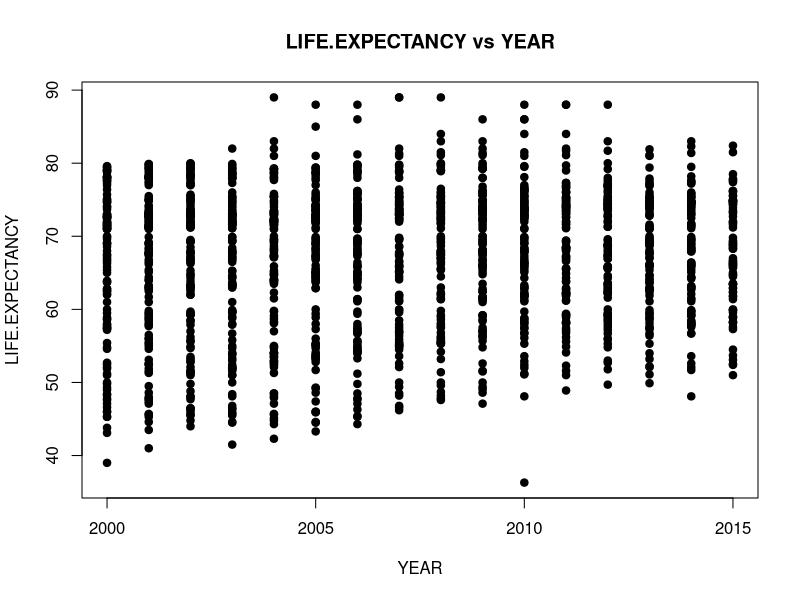
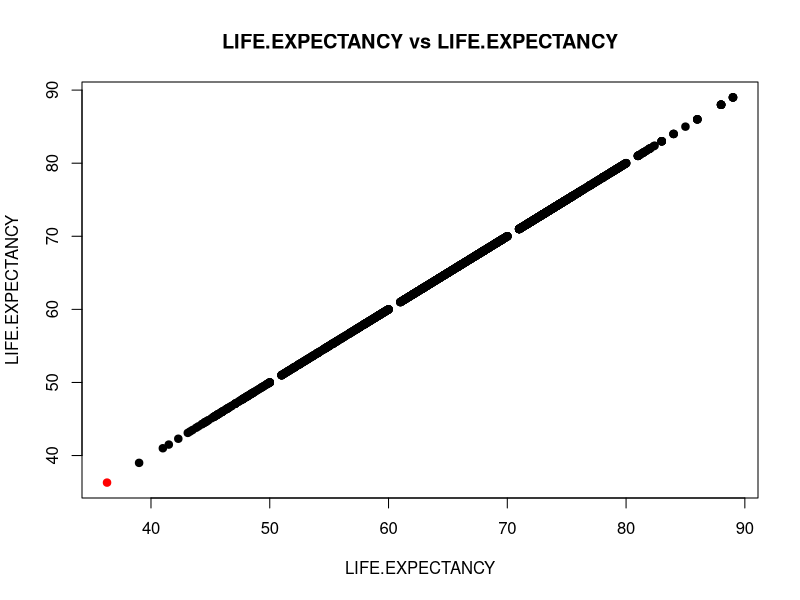
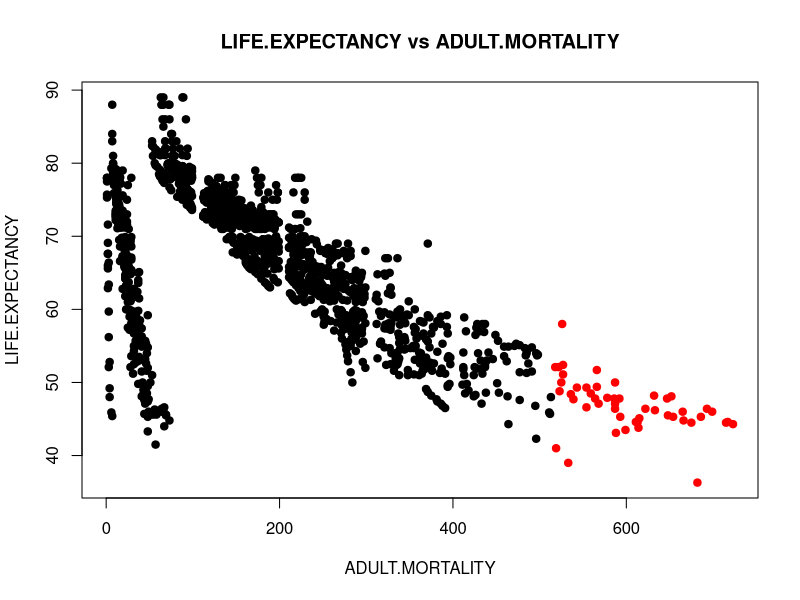
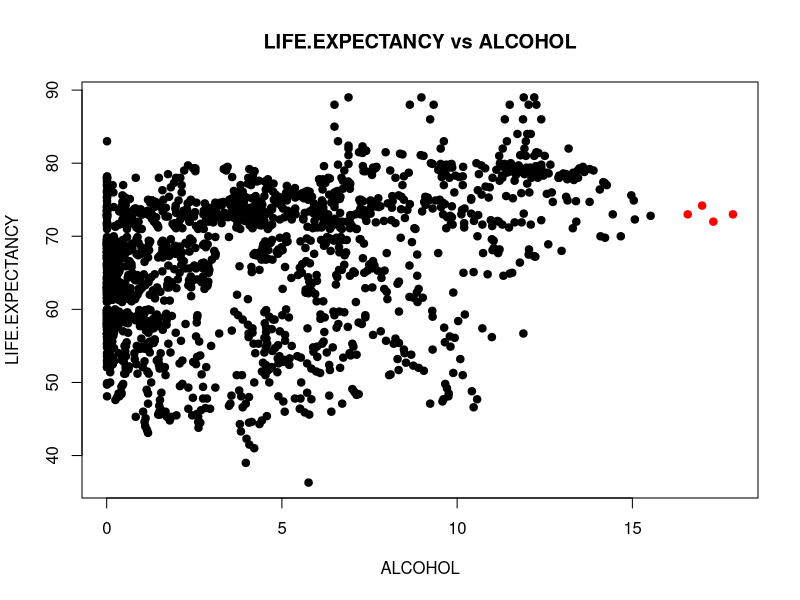
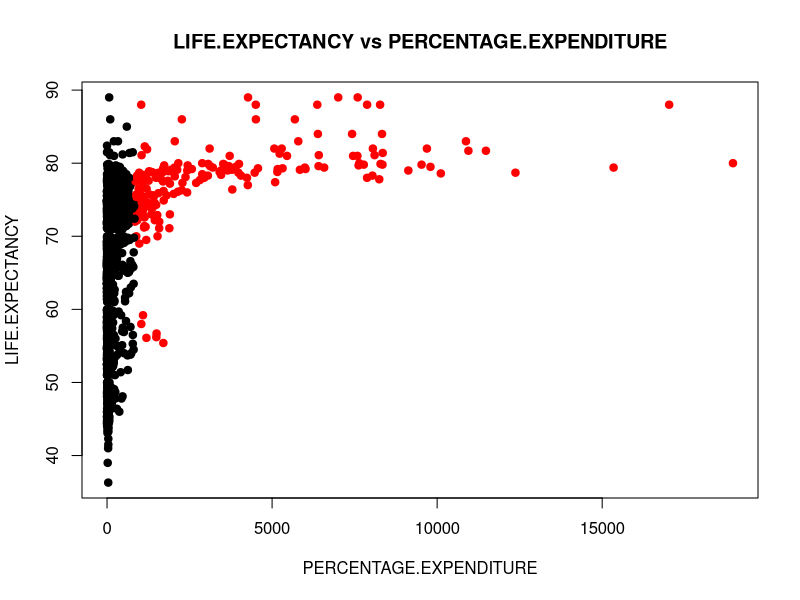
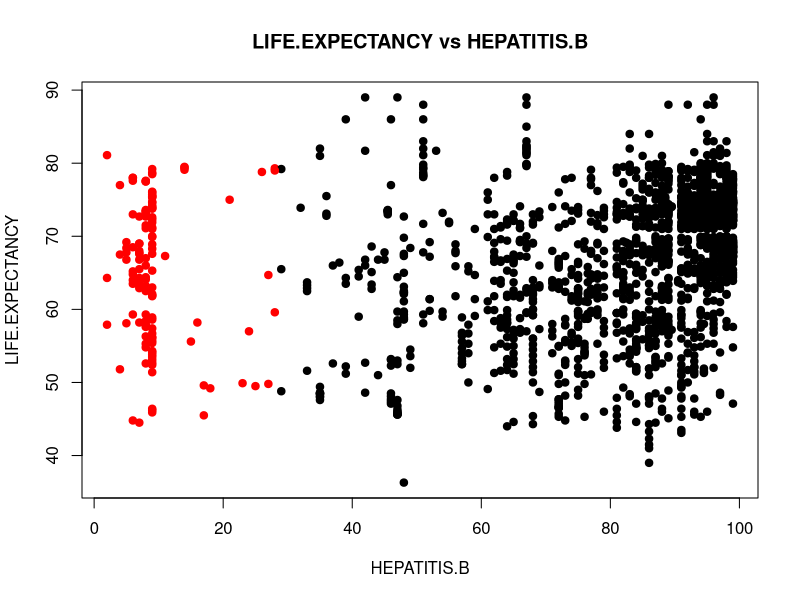
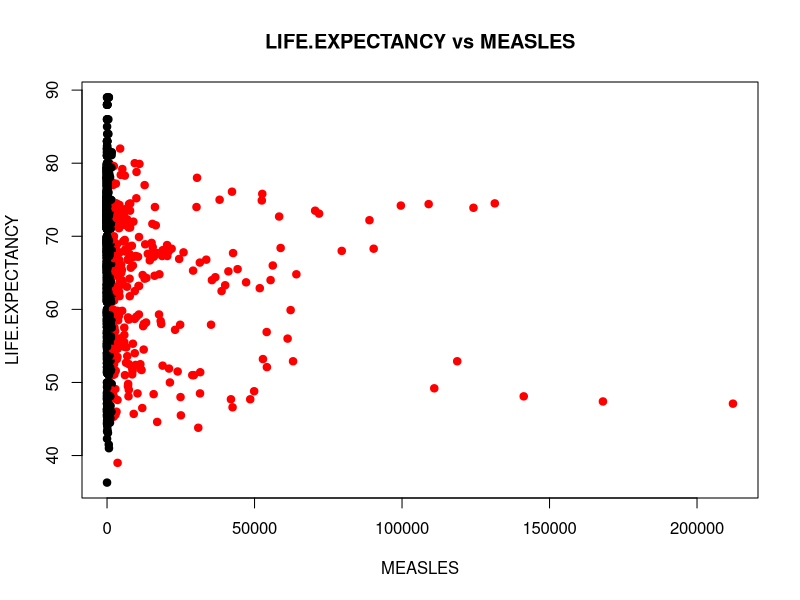
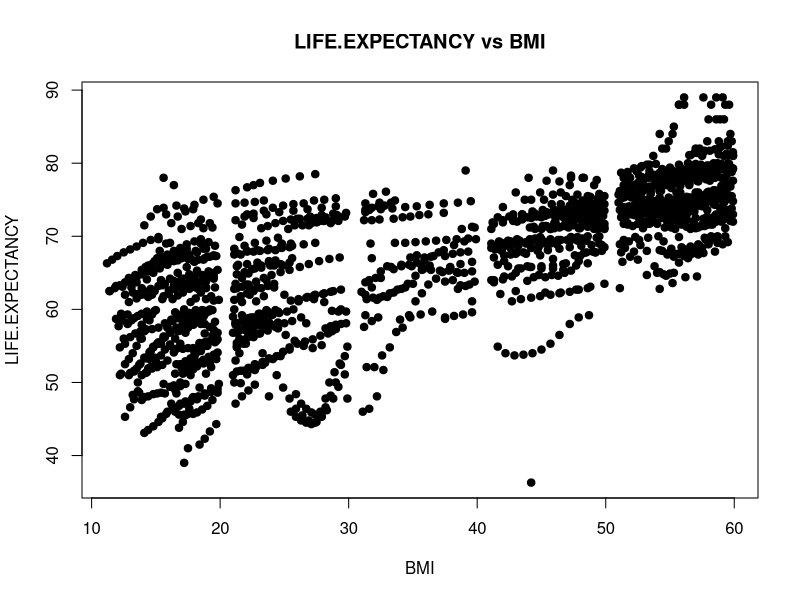

These charts were generated, in order, by the following R code:
## ---- chunk 1
knitr::opts_chunk$set(echo = TRUE)
## ---- chunk 2
library(dplyr)
library(tidyr)
library(stringr)
## ---- chunk 3
data <- read.csv("../data_set/Life Expectancy Data.csv")
## ---- chunk 4
cat("Số dòng:", nrow(data), "\n")
cat("Số cột:", ncol(data), "\n")

# Kiểu dữ liệu của từng cột
data_types <- sapply(data, class)
data_types_df_1 <- data.frame(Column = names(data_types), Type = unname(data_types))
knitr::kable(data_types_df_1, caption = "Kiểu dữ liệu của từng cột")

# Đếm số lượng NA theo từng cột
na_counts <- colSums(is.na(data))
na_df <- data.frame(Column = names(na_counts), NA_Count = na_counts)

knitr::kable(na_df, caption = "Số lượng giá trị NA theo từng cột")

# Tạo bảng tổng quan cho từng cột
overview <- data.frame(
  Column = names(data),
  Min = sapply(data, function(x) if(is.numeric(x)) min(x, na.rm = TRUE) else NA),
  Max = sapply(data, function(x) if(is.numeric(x)) max(x, na.rm = TRUE) else NA),
  Mean = sapply(data, function(x) if(is.numeric(x)) mean(x, na.rm = TRUE) else NA)
)

knitr::kable(overview, caption = "Tổng quan từng cột trong dữ liệu")
## ---- chunk 5
# Chuẩn hóa tên các cột cho đồng nhất
colnames(data) <- toupper(colnames(data))

# Chuẩn hóa tên các quốc gia
data <- data %>%
  mutate(COUNTRY = str_replace_all(COUNTRY, " ", "_"))

# Tạo biến giả
data_dummy <- model.matrix(~ STATUS - 1, data = data)

# ĐỔi tên cột biến giả để hiển thị được rõ hơn
colnames(data_dummy) <- c("DEVELOPED", "DEVELOPING")

# Kết hợp dữ liệu gốc với các cột biến giả
data_combined <- cbind(data, data_dummy)

# Loại bỏ những cột không ảnh hưởng trực tiếp, không có tác động nhiều đến yếu tố cần phân tích (yếu tố tuổi thọ trung bình)
data_delete <- data_combined %>% 
  select(-c(INFANT.DEATHS, UNDER.FIVE.DEATHS, HIV.AIDS, STATUS))

# Xem tên các cột sau chuẩn hóa
colnames(data_delete)
## ---- chunk 6
data_grouped <- data_delete %>%
  group_by(COUNTRY) %>%
  mutate(across(where(is.numeric), ~ ifelse(is.na(.), median(.x, na.rm = TRUE), .x))) %>%
  ungroup()
## ---- chunk 7
data_cleaned <- data_grouped %>%
  drop_na()
## ---- chunk 8
# Xoá những dòng có BMI bất thường
data_cleaned <- data_cleaned[!(data_cleaned$BMI < 10 | data_cleaned$BMI > 60), ]
## ---- chunk 9
for (col in colnames(data_cleaned)[-1]) {  # Bỏ cột LIFE.EXPECTANCY
  values <- data_cleaned[[col]]
  y <- data_cleaned$LIFE.EXPECTANCY
  
  # Tính IQR cho biến X
  Q1 <- quantile(values, 0.25, na.rm = TRUE)
  Q3 <- quantile(values, 0.75, na.rm = TRUE)
  IQR <- Q3 - Q1
  lower <- Q1 - 1.5 * IQR
  upper <- Q3 + 1.5 * IQR
  
  # Xác định outlier theo biến X
  is_outlier <- values < lower | values > upper
  
  # Vẽ scatter plot: X vs LIFE.EXPECTANCY
  plot(values, y,
       main = paste("LIFE.EXPECTANCY vs", col),
       xlab = col,
       ylab = "LIFE.EXPECTANCY",
       pch = 19,
       col = ifelse(is_outlier, "red", "black"))
}
## ---- chunk 10
for (col in colnames(data_cleaned)[-1]) {  # Bỏ cột LIFE.EXPECTANCY
  values <- data_cleaned[[col]]
  y <- data_cleaned$LIFE.EXPECTANCY
  
  # Tính IQR cho biến X
  Q1 <- quantile(values, 0.25, na.rm = TRUE)
  Q3 <- quantile(values, 0.75, na.rm = TRUE)
  IQR <- Q3 - Q1
  lower <- Q1 - 1.5 * IQR
  upper <- Q3 + 1.5 * IQR
  
  # Xác định outlier theo biến X
  is_outlier <- values < lower | values > upper
  
  # Thay thế outlier bằng giá trị trung bình (mean)
  values[is_outlier] <- median(values[!is_outlier], na.rm = TRUE)
  
  # Gán ngược lại vào data_cleaned
  data_cleaned[[col]] <- values
  
  # Vẽ scatter plot: X vs LIFE.EXPECTANCY
  plot(values, y,
       main = paste("LIFE.EXPECTANCY vs", col),
       xlab = col,
       ylab = "LIFE.EXPECTANCY",
       pch = 19,
       col = ifelse(is_outlier, "red", "black"))
}

## ---- chunk 11
cat("Số dòng:", nrow(data_cleaned), "\n")
cat("Số cột:", ncol(data_cleaned), "\n")

# Kiểu dữ liệu của từng cột
data_types_cleaned <- sapply(data_cleaned, class)
data_types_df_cleaned <- data.frame(Column = names(data_types_cleaned), Type = unname(data_types_cleaned))
knitr::kable(data_types_df_cleaned, caption = "Kiểu dữ liệu của từng cột")

# Đếm số lượng NA theo từng cột
na_counts <- colSums(is.na(data_cleaned))
na_df <- data.frame(Column = names(na_counts), NA_Count = na_counts)

knitr::kable(na_df, caption = "Số lượng giá trị NA theo từng cột")
# Tạo bảng tổng quan cho từng cột
overview <- data.frame(
  Column = names(data_cleaned),
  Min = sapply(data_cleaned, function(x) if(is.numeric(x)) min(x, na.rm = TRUE) else NA),
  Max = sapply(data_cleaned, function(x) if(is.numeric(x)) max(x, na.rm = TRUE) else NA),
  Mean = sapply(data_cleaned, function(x) if(is.numeric(x)) mean(x, na.rm = TRUE) else NA)
)

knitr::kable(overview, caption = "Tổng quan từng cột trong dữ liệu")
## ---- chunk 12
write.csv(data_cleaned, "../data_set/data_cleaned.csv", row.names = FALSE)
print("Đã xuất file clean")
